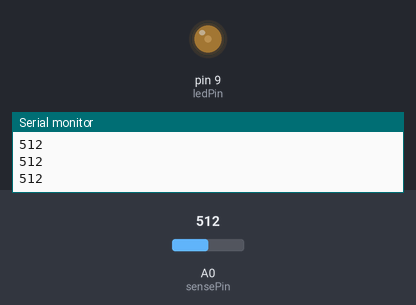
This sketch was run on a simulated Arduino Uno, built with avr-gcc and run on an emulated ATmega328P. On the bench: output pins drawn as LEDs (lit = HIGH), the last lines printed to the serial monitor. Inputs (shaded band) come from the test bench; at power-on: A0 (sensePin) = 512.

Above: at 1.2 s.
1.3 s: A0 (sensePin) set to 716
At 2.5 s:
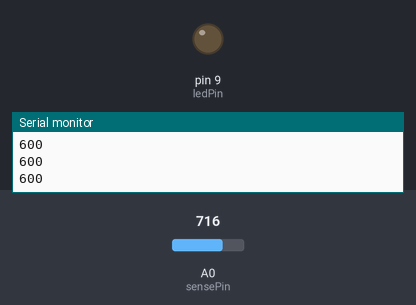
2.8 s: A0 (sensePin) set to 616
4.3 s: A0 (sensePin) set to 589
At 5.1 s:
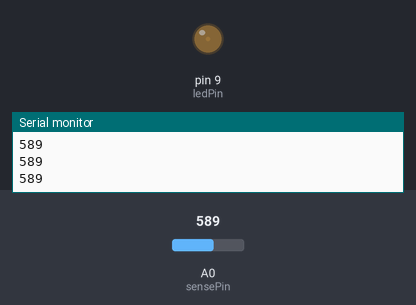
5.8 s: A0 (sensePin) set to 306
At 6.3 s:
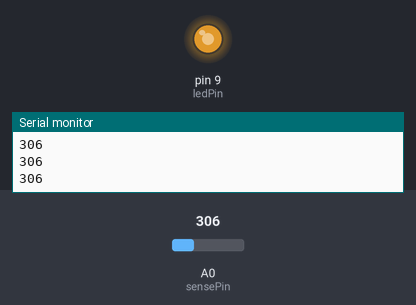
7.3 s: A0 (sensePin) set to 122
At 8.5 s:
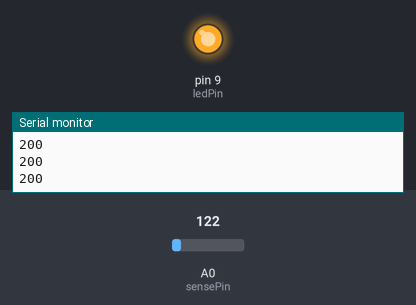
8.8 s: A0 (sensePin) set to 511
At 9.8 s:
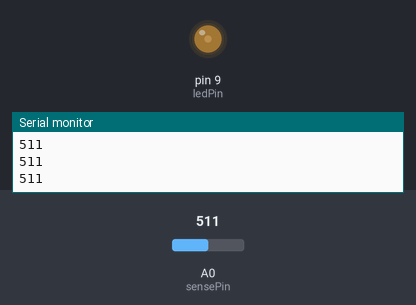
Timing chart, 0 to 11.3 s (numbered marks = the images above; inputs shaded):
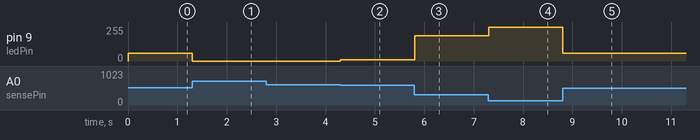

Measured:
- after the input at 1.3 s, pin 9 (ledPin): 57/255 → 0/255 at once
- after the input at 4.3 s, pin 9 (ledPin): 0/255 → 8/255 at once
- after the input at 5.8 s, pin 9 (ledPin): 8/255 → 188/255 at once
- after the input at 7.3 s, pin 9 (ledPin): 188/255 → 255/255 at once
- after the input at 8.8 s, pin 9 (ledPin): 255/255 → 57/255 at once

The sketch:

dynamically-turn-on-led-if-dark.ino
```cpp
int sensePin = 0;
int ledPin = 9;

void setup()
{
  analogReference(DEFAULT); // Optional, it's on by default.

  pinMode(ledPin, OUTPUT);

  Serial.begin(9600);
}

void loop()
{
  int senseValue = analogRead(sensePin);

  senseValue = constrain(senseValue, 200, 600);
  int ledLevel = map(senseValue, 200, 600, 255, 0);

  analogWrite(ledPin, ledLevel);

  Serial.println(senseValue);
}
```
